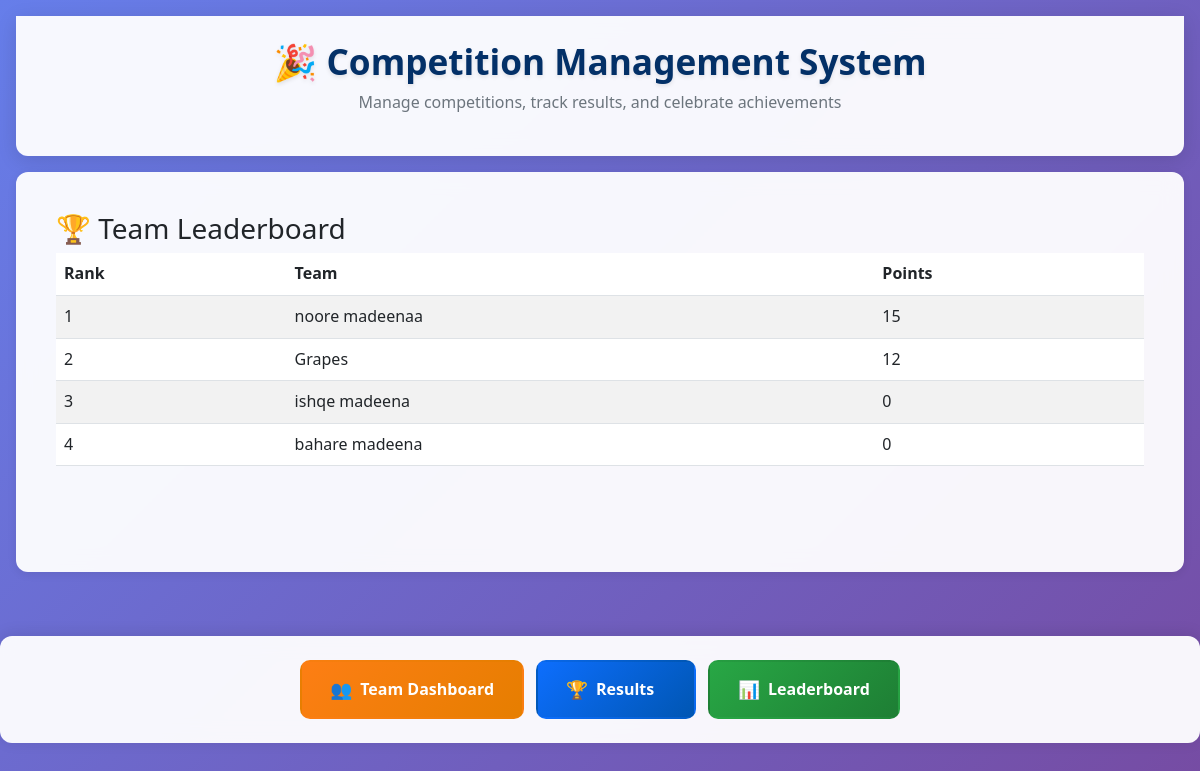
The page /leaderboard/ (signed in) on the database as committed earlier.
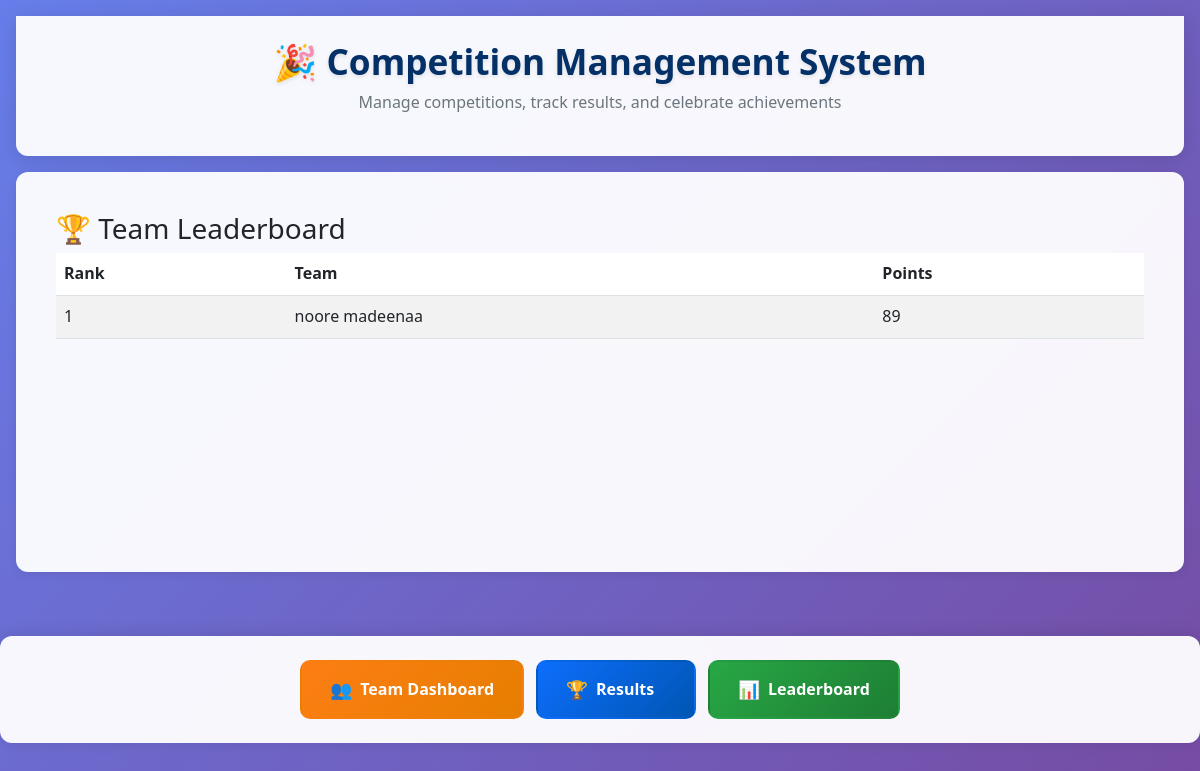
The same page on the database as committed later.
### core/models.py (models this page shows, shortened)
class TeamPoints(models.Model):
    team = models.ForeignKey(Team, on_delete=models.CASCADE)
    points = models.IntegerField(default=0)

class Team(models.Model):
    user = models.OneToOneField(User, on_delete=models.CASCADE)
    name = models.CharField(max_length=100)
    total_points = models.IntegerField(default=0)

### core/views.py (the view)
# urls.py: path('leaderboard/', views.leaderboard, name='leaderboard'),
@login_required
def leaderboard(request):
    teams = TeamPoints.objects.select_related('team').order_by('-points')
    return render(request, 'leaderboard.html', {'teams': teams})

### templates/leaderboard.html
{% extends 'base.html' %}
{% block content %}
<h3>🏆 Team Leaderboard</h3>
<table class="table table-striped">
    <thead>
        <tr>
            <th>Rank</th>
            <th>Team</th>
            <th>Points</th>
        </tr>
    </thead>
    <tbody>
        {% for team in teams %}
        <tr>
            <td>{{ forloop.counter }}</td>
            <td>{{ team.team.name }}</td>
            <td>{{ team.points }}</td>
        </tr>
        {% endfor %}
    </tbody>
</table>
{% endblock %}

Rows that differ between the two databases and show on the page:
removed TeamPoints: team.name "Grapes", points "12"
removed TeamPoints: team.name "ishqe madeena", points "0"
removed TeamPoints: team.name "bahare madeena", points "0"
changed TeamPoints "noore madeenaa": points "15" → "89"
